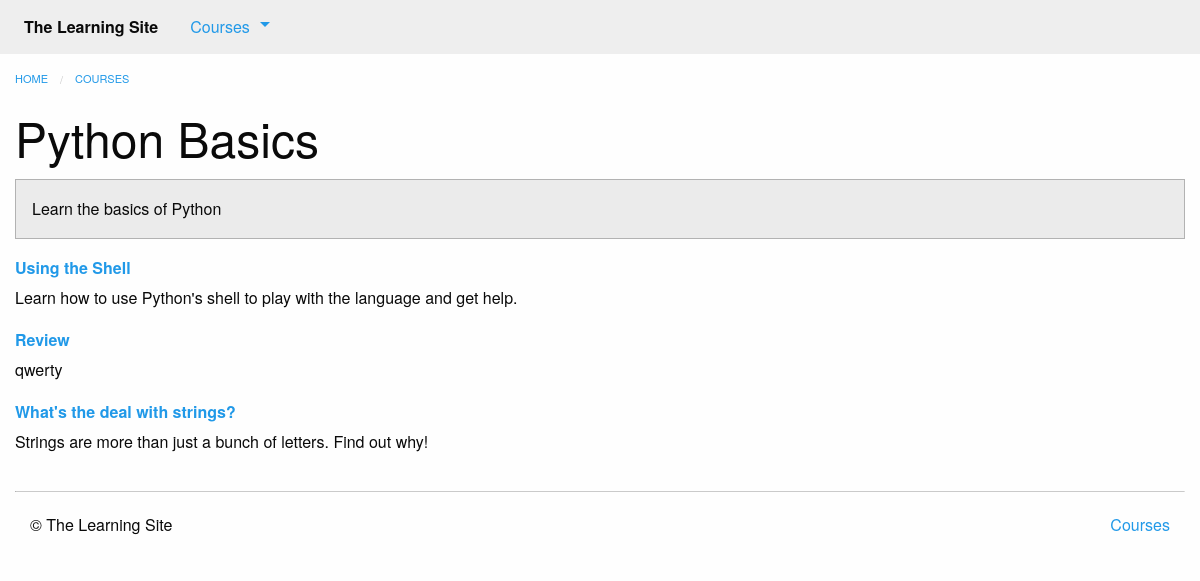
Before: /courses/1/ with the older database file.
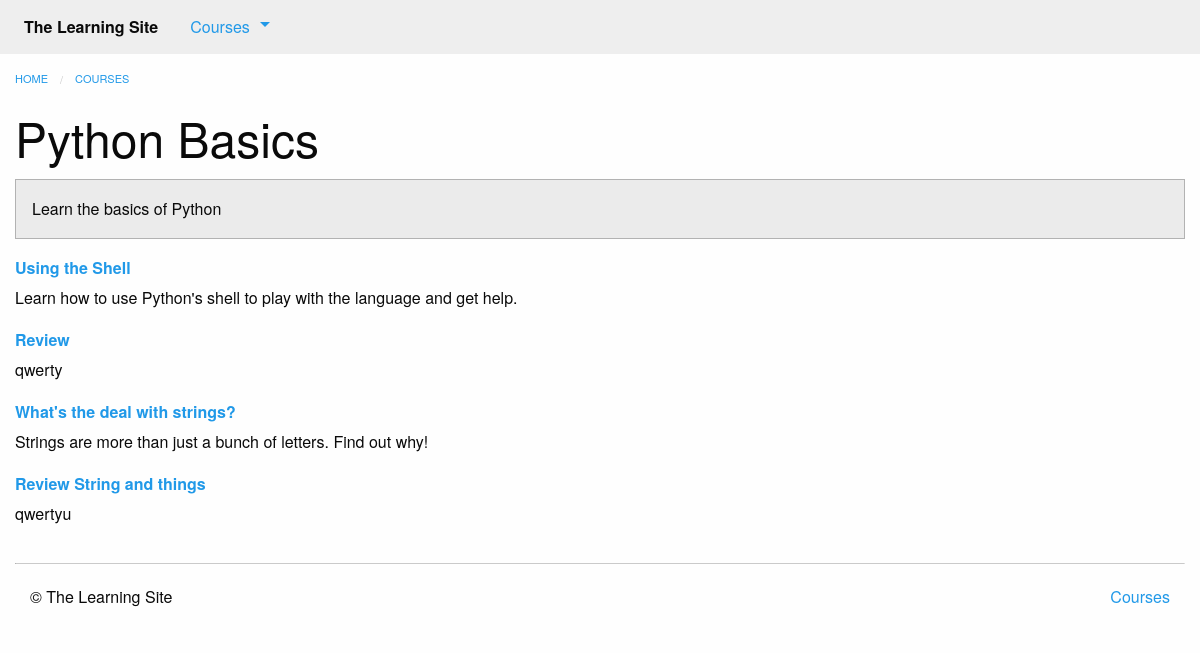
After: the same page with the newer database file.
### courses/models.py (models this page shows, shortened)
class Step(models.Model):
    title = models.CharField(max_length=255)
    description = models.TextField()
    order = models.IntegerField(default=0)
    course = models.ForeignKey(Course)
    class Meta:
        abstract = True
        ordering = ['order', ]

class Text(Step):
    content = models.TextField(blank=True, default='')
    def get_absolute_url(self):
        return reverse('courses:text', kwargs={'course_pk': self.course_id, 'step_pk': self.id})

class Quiz(Step):
    total_question = models.IntegerField(default=4)
    class Meta:
        verbose_name = 'Quizzes'
    def get_absolute_url(self):
        return reverse('courses:quiz', kwargs={'course_pk': self.course_id, 'step_pk': self.id})

### courses/views.py (the view)
# urls.py: url(r'(?P<pk>\d+)/$', views.course_detail, name='detail'),
def course_detail(request, pk):
    course = get_object_or_404(models.Course, pk=pk)
    steps = sorted(chain(course.text_set.all(), course.quiz_set.all()), key=lambda step: step.order)
    return render(request, 'courses/course_detail.html', {'course': course, 'steps': steps})

### courses/templatetags/course_extras.py (called while the page is built)
@register.inclusion_tag('courses/course_nav.html')
def nav_courses_list():
    courses = Course.objects.all()[:5]
    return {'courses': courses}

@register.filter('markdown_to_html')
def markdown_to_html(markdown_text):
    html_body = markdown2.markdown(markdown_text)
    return mark_safe(html_body)

### courses/templates/courses/course_detail.html (shortened to what this page needs)
{% extends "courses/layout.html" %}
{% load course_extras %}
{% block content %}
    <div class="row columns">
        {{ block.super }}
        <article>
            <h1 class="">{{ course.title }}</h1>
            <div class="callout secondary">
                {{ course.description|markdown_to_html }}
            </div>
            <dl>
                {% for step in steps %}
                    <dt>
                        <a href="{{ step.get_absolute_url }}">{{ step.title }}</a>
                    </dt>
                    <dd>{{ step.description|markdown_to_html }}</dd>
                {% endfor %}
            </dl>
        </article>
    </div>
{% endblock %}

Changed rows visible on the page:
added Quiz: title "Review String and things", description "qwertyu"
